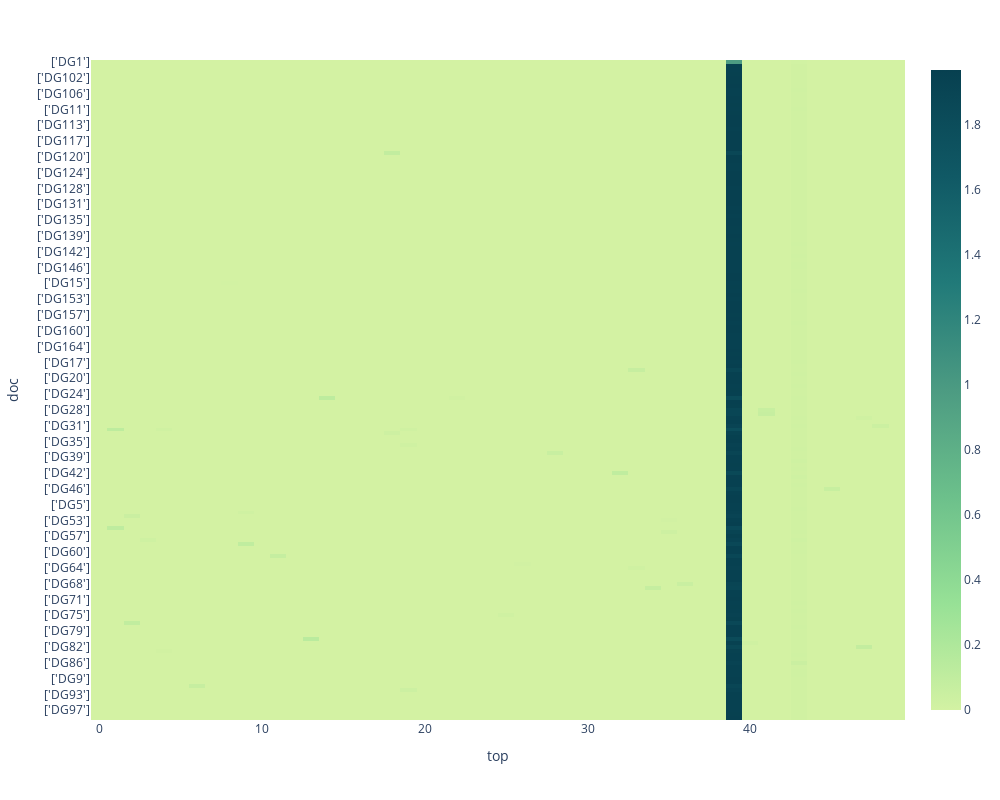

Notebook code for this chart:
### Code cell
from topic_modeling import doc_top_heatmap

doc_top_heatmap(doc_tops_gensim, topwords_gensim, raw_data, split_index=1) # Welche Bestandteile der Signatur für Y-Achse?

### Figure 1 — Plotly figure (JSON) as saved in the notebook; plotly's stock layout.template omitted (floating-point values rounded to 4 significant figures; data arrays with more than 128 entries replaced by an {"elided": "..."} marker saying what was removed)
{"data": [{"coloraxis": "coloraxis", "name": "0", "x": [0, 1, 2, 3, 4, 5, 6, 7, 8, 9, 10, 11, 12, 13, 14, 15, 16, 17, 18, 19, 20, 21, 22, 23, 24, 25, 26, 27, 28, 29, 30, 31, 32, 33, 34, 35, 36, 37, 38, 39, 40, 41, 42, 43, 44, 45, 46, 47, 48, 49], "y": {"elided": "167 str values"}, "z": {"elided": "167x50 float values"}, "type": "heatmap", "xaxis": "x", "yaxis": "y", "hovertemplate": "top: %{x}<br>doc: %{y}<br>color: %{z}<extra></extra>"}], "layout": {"xaxis": {"anchor": "y", "domain": [0, 1], "title": {"text": "top"}}, "yaxis": {"anchor": "x", "domain": [0, 1], "autorange": "reversed", "title": {"text": "doc"}}, "coloraxis": {"colorscale": [[0, "rgb(211, 242, 163)"], [0.1667, "rgb(151, 225, 150)"], [0.3333, "rgb(108, 192, 139)"], [0.5, "rgb(76, 155, 130)"], [0.6667, "rgb(33, 122, 121)"], [0.8333, "rgb(16, 89, 101)"], [1, "rgb(7, 64, 80)"]]}, "margin": {"t": 60}, "height": 800, "width": 1000}}
